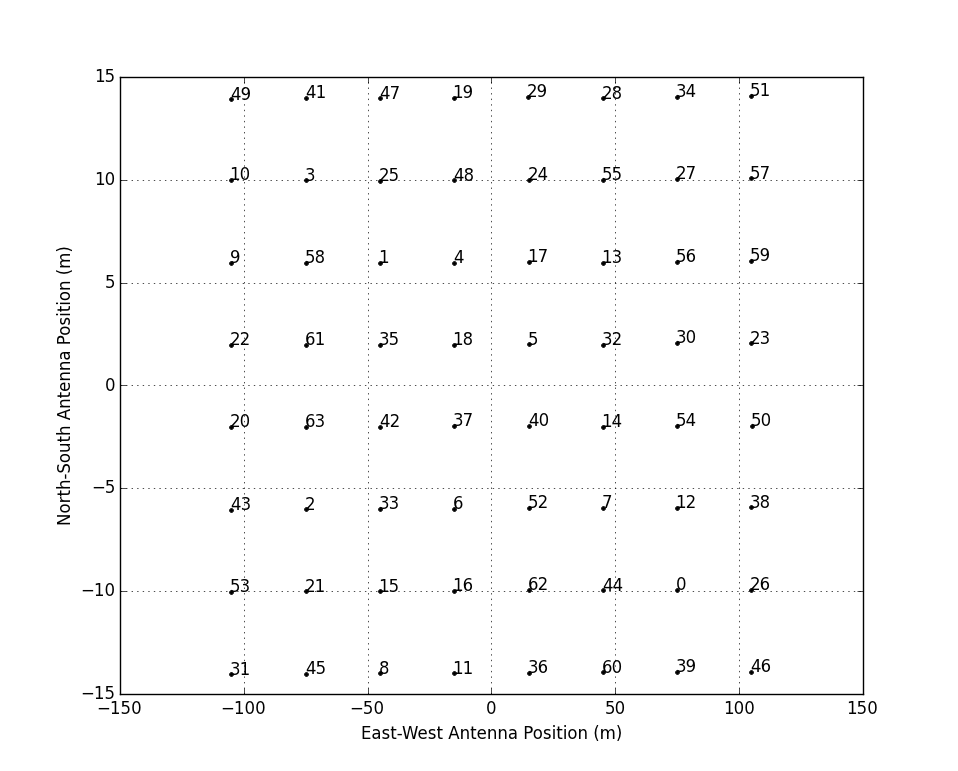

Write the Python code that produced this figure.
#! /usr/bin/env python
import aipy as a, numpy as n, pylab as p
import sys, optparse

o = optparse.OptionParser()
#a.scripting.add_standard_options(o, cal=True)
#o.add_option('--aspect_neq', action='store_true', help='Do not force equal aspect in x/y plot.')
opts, args = o.parse_args(sys.argv[1:])

CALFILE='psa6240_v003'

p.figure(figsize=(6.5,5.4))
th = n.arange(0, 2*n.pi, .01)
r = 5.
aa = a.cal.get_aa(CALFILE, .1, .1, 1)
antpos = [aa.get_baseline(0,i,src='z') for i in range(len(aa.ants))]
antpos = n.array(antpos) * a.const.len_ns / 100.
x,y,z = antpos[:,0], antpos[:,1], antpos[:,2]
x -= n.average(x)
y -= n.average(y)
p.plot(x,y, 'k.')
p.xlim(n.min(x) - 10, n.max(x) + 10)
p.ylim(n.min(y) - 10, n.max(y) + 10)
if False:
    im = a.img.Img(size=300, res=30)
    DIM = 300./30
    im.put((x,y,z), z)
    _z = a.img.recenter(im.uv, (DIM/2,DIM/2))
    print _z
    _z = n.ma.array(_z, mask=n.where(_z == 0, 1, 0))
    _x,_y = im.get_uv()
    _x = a.img.recenter(_x, (DIM/2,DIM/2))
    _y = a.img.recenter(_y, (DIM/2,DIM/2))
    p.contourf(_x,_y,_z,n.arange(-5,5,.5))
for ant,(xa,ya,za) in enumerate(zip(x,y,z)):
    hx,hy = r*za*n.cos(th)+xa, r*za*n.sin(th)+ya
    if za > 0: fmt = '#eeeeee'
    else: fmt = '#a0a0a0'
    #p.fill(hx,hy, fmt)
    p.text(xa,ya, str(ant),size='large')
p.grid()
#p.xlim(-100,100)
p.xlabel("East-West Antenna Position (m)", fontsize='large')
p.ylabel("North-South Antenna Position (m)", fontsize='large')
#p.ylim(-100,100)
a = p.gca()
#if not opts.aspect_neq: a.set_aspect('equal')
p.savefig('antenna_positions.png', format='png')
p.show()
